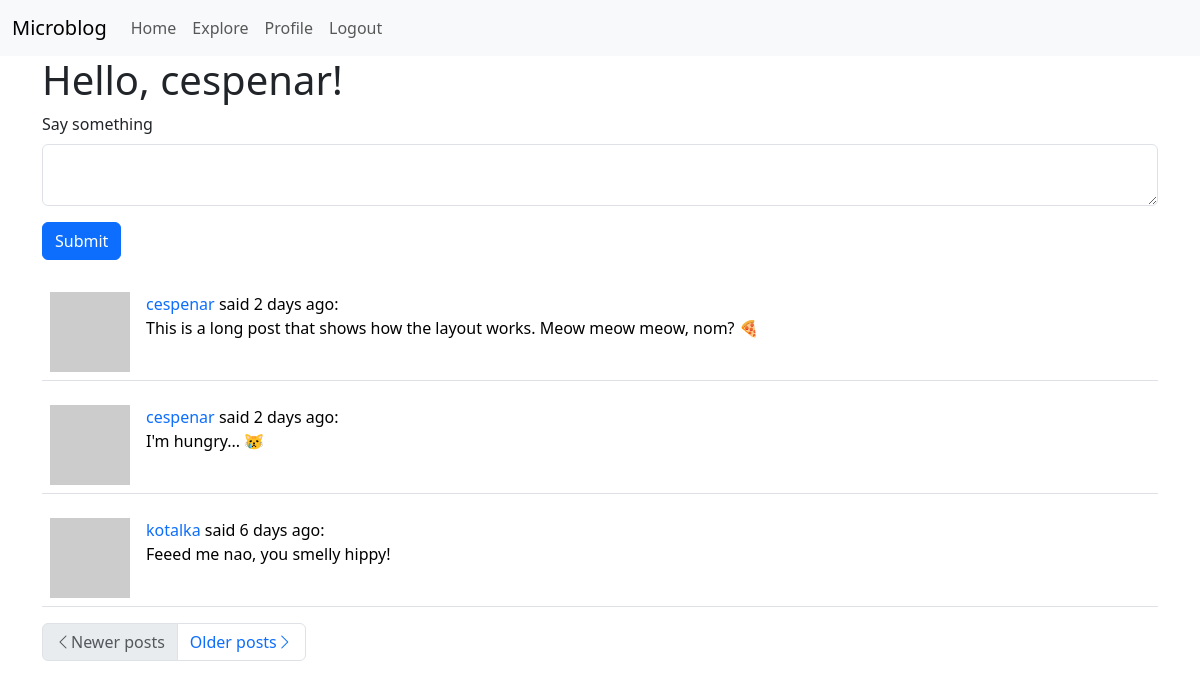
The page /index (signed in) on the database as committed earlier.
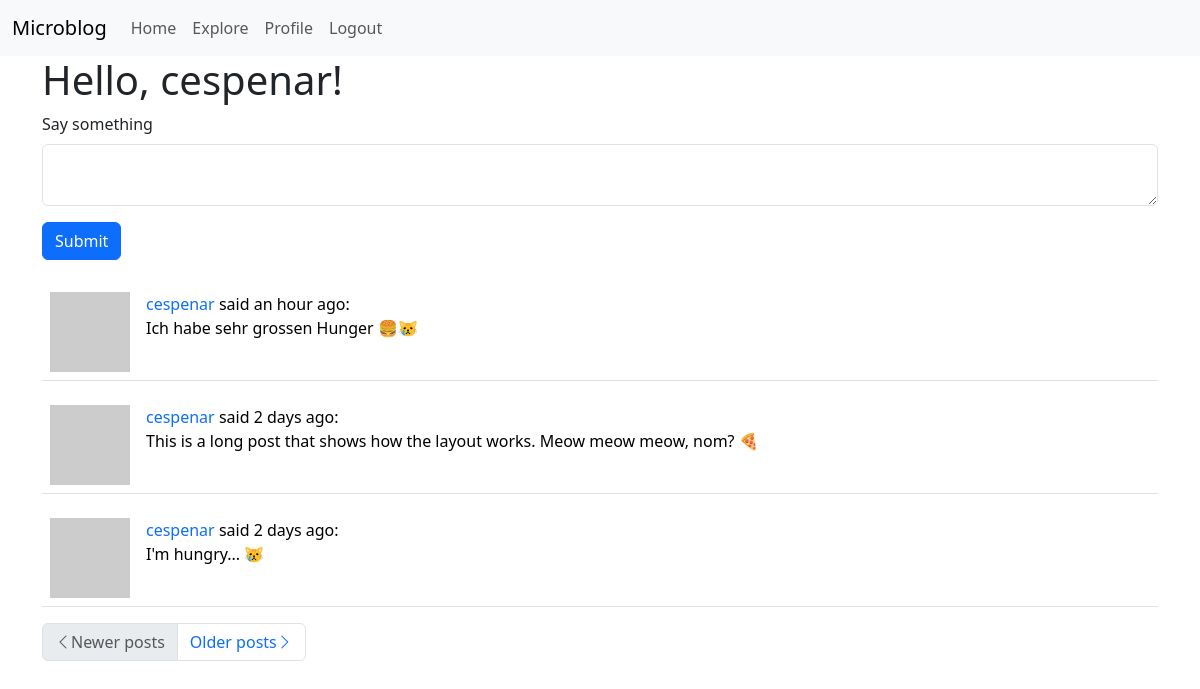
The same page on the database as committed later.
### app/models.py (models this page shows, shortened)
class User(UserMixin, db.Model):
    id = db.Column(db.Integer, primary_key=True)
    username = db.Column(db.String(64), index=True, unique=True)
    email = db.Column(db.String(120), index=True, unique=True)
    password_hash = db.Column(db.String(128))
    posts = db.relationship('Post', backref='author', lazy='dynamic')
    about_me = db.Column(db.String(140))
    last_seen = db.Column(db.DateTime, default=datetime.utcnow)
    followed = db.relationship(
        'User',
        secondary=followers,
        primaryjoin=(followers.c.follower_id == id),
        secondaryjoin=(followers.c.followed_id == id),
        backref=db.backref('followers', lazy='dynamic'),
        lazy='dynamic'
    )
    def avatar(self, size):
        digest = md5(self.email.lower().encode('utf-8')).hexdigest()
        return f'https://www.gravatar.com/avatar/{digest}?d=identicon&s={size}'
    def followed_posts(self):
        followed = Post.query.join(followers, (
                followers.c.followed_id == Post.user_id)).filter(
            followers.c.follower_id == self.id)
        own = Post.query.filter_by(user_id=self.id)
        return followed.union(own).order_by(Post.timestamp.desc())

class Post(db.Model):
    id = db.Column(db.Integer, primary_key=True)
    body = db.Column(db.String(140))
    timestamp = db.Column(db.DateTime, index=True, default=datetime.utcnow)
    user_id = db.Column(db.Integer, db.ForeignKey('user.id'))

### app/routes.py (the view)
@app.route('/', methods=['GET', 'POST'])
@app.route('/index', methods=['GET', 'POST'])
@login_required
def index():
    form = PostForm()
    if form.validate_on_submit():
        post = Post(body=form.post.data, author=current_user)
        db.session.add(post)
        db.session.commit()
        flash('Your post is now live!')
        return redirect(url_for('index'))
    page = request.args.get('page', 1, type=int)
    posts = current_user.followed_posts().paginate(
        page, app.config['POSTS_PER_PAGE'], False)
    next_url = url_for('index',
                       page=posts.next_num) if posts.has_next else None
    prev_url = url_for('index',
                       page=posts.prev_num) if posts.has_prev else None
    return render_template('index.html', title='Home Page', form=form,
                           posts=posts.items, next_url=next_url,
                           prev_url=prev_url)

### app/forms.py
class PostForm(FlaskForm):
    post = TextAreaField('Say something',
                         validators=[DataRequired(), Length(min=1, max=140)])
    submit = SubmitField('Submit')

### app/models.py (called while the page is built)
@login.user_loader
def load_user(id):
    return User.query.get(int(id))

### app/routes.py (called while the page is built)
@app.before_request
def before_request():
    if current_user.is_authenticated:
        current_user.last_seen = datetime.utcnow()
        db.session.commit()

### app/templates/index.html
{% extends "base.html" %}
{% from 'bootstrap/form.html' import render_form %}
{% block app_content %}
    <h1>Hello, {{ current_user.username }}!</h1>
    {% if form %}
        {{ render_form(form) }}
        <br>
    {% endif %}
    {% for post in posts %}
        {% include '_post.html' %}
    {% endfor %}
    <nav aria-label="...">
        <ul class="pagination">
            <li class="page-item{% if not prev_url %} disabled{% endif %}">
                <a class="page-link" href="{{ prev_url or '#' }}"
                   aria-label="Previous">
                    <span class="bi-chevron-left" aria-hidden="true"></span>Newer
                    posts
                </a>
            </li>
            <li class="page-item{% if not next_url %} disabled{% endif %}">
                <a class="page-link" href="{{ next_url or '#' }}"
                   aria-label="Next">
                    Older posts<span class="bi-chevron-right"
                                     aria-hidden="true"></span>
                </a>
            </li>
        </ul>
    </nav>
{% endblock %}

### app/templates/base.html (shortened to what this page needs)
<!doctype html>
<html lang="en">
<head>
    {% block head %}
        {% block styles %}
            {{ bootstrap.load_css() }}
        {% endblock %}
        <link rel="stylesheet"
              href="https://cdn.jsdelivr.net/npm/bootstrap-icons@1.7.2/font/bootstrap-icons.css">
    {% endblock %}
</head>
<body>
<nav class="navbar navbar-expand-lg navbar-light bg-light">
    <div class="container-fluid">
        <a class="navbar-brand" href="{{ url_for('index') }}">Microblog</a>
        <div class="collapse navbar-collapse" id="navbarNavAltMarkup">
            <div class="navbar-nav">
                <a class="nav-link" aria-current="page"
                   href="{{ url_for('index') }}">Home</a>
                <a class="nav-link"
                   href="{{ url_for('explore') }}">Explore</a>
                {% if current_user.is_anonymous %}
                    <a class="nav-link"
                       href="{{ url_for('login') }}">Login</a>
                {% else %}
                    <a class="nav-link"
                       href="{{ url_for('user', username=current_user.username) }}">Profile</a>
                    <a class="nav-link"
                       href="{{ url_for('logout') }}">Logout</a>
                {% endif %}
            </div>
        </div>
    </div>
</nav>
<div class="container">
    {% block app_content %} {% endblock %}
</div>
</body>
</html>

### app/templates/_post.html
<table class="table table-hover">
    <tr>
        <td style="width: 70px">
            <a href="{{ url_for('user', username=post.author.username) }}">
                <img src="{{ post.author.avatar(70) }}" alt="User avatar">
            </a>
        </td>
        <td>
            <a href="{{ url_for('user', username=post.author.username) }}">
                {{ post.author.username }}
            </a>
            said {{ moment(post.timestamp).fromNow() }}:
            <br>
            {{ post.body }}
        </td>
    </tr>
</table>

### app/templates/base.html (style rules this page uses)
a { text-decoration: none; }

Rows that differ between the two databases and show on the page:
no longer on this page (row unchanged): Post: author.username "kotalka", timestamp "6 days ago", body "Feeed me nao, you smelly hippy!"
added Post: author.username "cespenar", timestamp "an hour ago", body "Ich habe sehr grossen Hunger 🍔😿"
